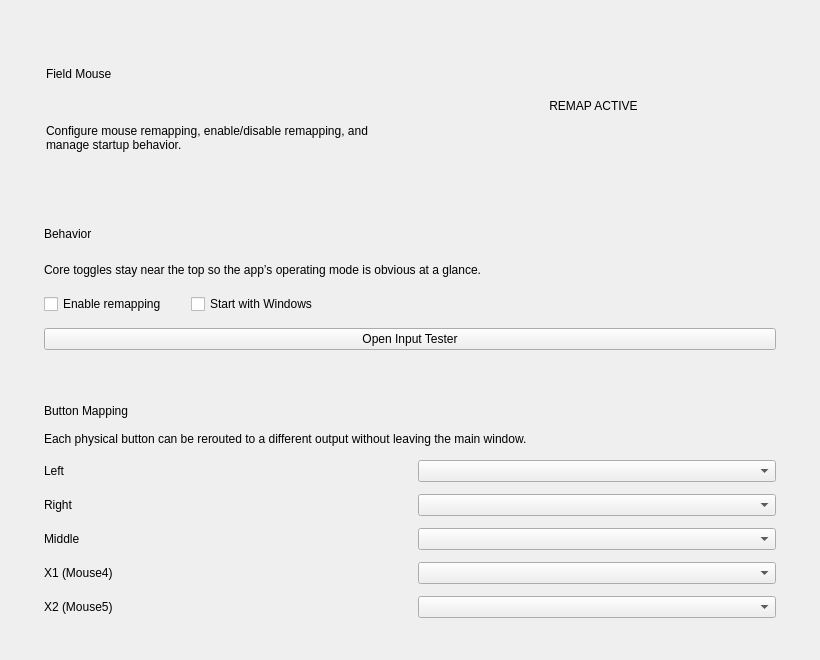
<?xml version="1.0" encoding="UTF-8"?>
<ui version="4.0">
 <class>ConfigWindow</class>
 <widget class="QWidget" name="ConfigWindow">
  <property name="geometry">
   <rect>
    <x>0</x>
    <y>0</y>
    <width>820</width>
    <height>660</height>
   </rect>
  </property>
  <property name="minimumSize">
   <size>
    <width>760</width>
    <height>620</height>
   </size>
  </property>
  <property name="windowTitle">
   <string>Field Mouse</string>
  </property>
  <layout class="QVBoxLayout" name="windowLayout">
   <property name="leftMargin">
    <number>0</number>
   </property>
   <property name="topMargin">
    <number>0</number>
   </property>
   <property name="rightMargin">
    <number>0</number>
   </property>
   <property name="bottomMargin">
    <number>0</number>
   </property>
   <item>
    <widget class="QScrollArea" name="scrollArea">
     <property name="frameShape">
      <enum>QFrame::NoFrame</enum>
     </property>
     <property name="widgetResizable">
      <bool>true</bool>
     </property>
     <property name="horizontalScrollBarPolicy">
      <enum>Qt::ScrollBarAlwaysOff</enum>
     </property>
     <widget class="QWidget" name="scrollContent">
      <property name="geometry">
       <rect>
        <x>0</x>
        <y>0</y>
        <width>772</width>
        <height>867</height>
       </rect>
      </property>
      <layout class="QVBoxLayout" name="contentLayout">
       <property name="sizeConstraint">
        <enum>QLayout::SetMinimumSize</enum>
       </property>
       <property name="leftMargin">
        <number>24</number>
       </property>
       <property name="topMargin">
        <number>24</number>
       </property>
       <property name="rightMargin">
        <number>24</number>
       </property>
       <property name="bottomMargin">
        <number>24</number>
       </property>
       <property name="spacing">
        <number>18</number>
       </property>
       <item>
        <widget class="QFrame" name="heroCardFrame">
         <layout class="QHBoxLayout" name="heroLayout">
          <property name="leftMargin">
           <number>22</number>
          </property>
          <property name="topMargin">
           <number>20</number>
          </property>
          <property name="rightMargin">
           <number>22</number>
          </property>
          <property name="bottomMargin">
           <number>20</number>
          </property>
          <item>
           <layout class="QVBoxLayout" name="heroTextLayout">
            <property name="spacing">
             <number>6</number>
            </property>
            <item>
             <widget class="QLabel" name="heroTitleLabel">
              <property name="text">
               <string>Field Mouse</string>
              </property>
             </widget>
            </item>
            <item>
             <widget class="QLabel" name="heroBodyLabel">
              <property name="text">
               <string>Configure mouse remapping, enable/disable remapping, and manage startup behavior.</string>
              </property>
              <property name="wordWrap">
               <bool>true</bool>
              </property>
             </widget>
            </item>
           </layout>
          </item>
          <item>
           <widget class="QLabel" name="statusPillLabel">
            <property name="minimumSize">
             <size>
              <width>140</width>
              <height>0</height>
             </size>
            </property>
            <property name="alignment">
             <set>Qt::AlignCenter</set>
            </property>
            <property name="text">
             <string>REMAP ACTIVE</string>
            </property>
           </widget>
          </item>
         </layout>
        </widget>
       </item>
       <item>
        <widget class="QFrame" name="behaviorCardFrame">
         <layout class="QVBoxLayout" name="behaviorCardLayout">
          <property name="leftMargin">
           <number>20</number>
          </property>
          <property name="topMargin">
           <number>18</number>
          </property>
          <property name="rightMargin">
           <number>20</number>
          </property>
          <property name="bottomMargin">
           <number>18</number>
          </property>
          <property name="spacing">
           <number>14</number>
          </property>
          <item>
           <widget class="QLabel" name="behaviorTitleLabel">
            <property name="text">
             <string>Behavior</string>
            </property>
           </widget>
          </item>
          <item>
           <widget class="QLabel" name="behaviorSubtitleLabel">
            <property name="text">
             <string>Core toggles stay near the top so the app’s operating mode is obvious at a glance.</string>
            </property>
            <property name="wordWrap">
             <bool>true</bool>
            </property>
           </widget>
          </item>
          <item>
           <layout class="QHBoxLayout" name="togglesLayout">
            <property name="spacing">
             <number>24</number>
            </property>
            <item>
             <widget class="QCheckBox" name="remapToggleCheckBox">
              <property name="text">
               <string>Enable remapping</string>
              </property>
             </widget>
            </item>
            <item>
             <widget class="QCheckBox" name="autostartToggleCheckBox">
              <property name="text">
               <string>Start with Windows</string>
              </property>
             </widget>
            </item>
            <item>
             <spacer name="togglesSpacer">
              <property name="orientation">
               <enum>Qt::Horizontal</enum>
              </property>
              <property name="sizeHint" stdset="0">
               <size>
                <width>40</width>
                <height>20</height>
               </size>
              </property>
             </spacer>
            </item>
           </layout>
          </item>
                    <item>
                     <widget class="QPushButton" name="openInputTesterButton">
                        <property name="text">
                         <string>Open Input Tester</string>
                        </property>
                     </widget>
                    </item>
         </layout>
        </widget>
       </item>
       <item>
        <widget class="QFrame" name="mappingsCardFrame">
         <layout class="QVBoxLayout" name="mappingsCardLayout">
          <property name="leftMargin">
           <number>20</number>
          </property>
          <property name="topMargin">
           <number>18</number>
          </property>
          <property name="rightMargin">
           <number>20</number>
          </property>
          <property name="bottomMargin">
           <number>18</number>
          </property>
          <property name="spacing">
           <number>14</number>
          </property>
          <item>
           <widget class="QLabel" name="mappingsTitleLabel">
            <property name="text">
             <string>Button Mapping</string>
            </property>
           </widget>
          </item>
          <item>
           <widget class="QLabel" name="mappingsSubtitleLabel">
            <property name="text">
             <string>Each physical button can be rerouted to a different output without leaving the main window.</string>
            </property>
            <property name="wordWrap">
             <bool>true</bool>
            </property>
           </widget>
          </item>
          <item>
           <layout class="QGridLayout" name="mappingsGridLayout">
            <property name="horizontalSpacing">
             <number>16</number>
            </property>
            <property name="verticalSpacing">
             <number>12</number>
            </property>
            <item row="0" column="0">
             <widget class="QLabel" name="mapLeftLabel">
              <property name="text">
               <string>Left</string>
              </property>
             </widget>
            </item>
            <item row="0" column="1">
             <widget class="QComboBox" name="mapLeftCombo"/>
            </item>
            <item row="1" column="0">
             <widget class="QLabel" name="mapRightLabel">
              <property name="text">
               <string>Right</string>
              </property>
             </widget>
            </item>
            <item row="1" column="1">
             <widget class="QComboBox" name="mapRightCombo"/>
            </item>
            <item row="2" column="0">
             <widget class="QLabel" name="mapMiddleLabel">
              <property name="text">
               <string>Middle</string>
              </property>
             </widget>
            </item>
            <item row="2" column="1">
             <widget class="QComboBox" name="mapMiddleCombo"/>
            </item>
            <item row="3" column="0">
             <widget class="QLabel" name="mapX1Label">
              <property name="text">
               <string>X1 (Mouse4)</string>
              </property>
             </widget>
            </item>
            <item row="3" column="1">
             <widget class="QComboBox" name="mapX1Combo"/>
            </item>
            <item row="4" column="0">
             <widget class="QLabel" name="mapX2Label">
              <property name="text">
               <string>X2 (Mouse5)</string>
              </property>
             </widget>
            </item>
            <item row="4" column="1">
             <widget class="QComboBox" name="mapX2Combo"/>
            </item>
           </layout>
          </item>
         </layout>
        </widget>
       </item>
      </layout>
     </widget>
    </widget>
   </item>
  </layout>
 </widget>
 <resources/>
 <connections/>
</ui>
